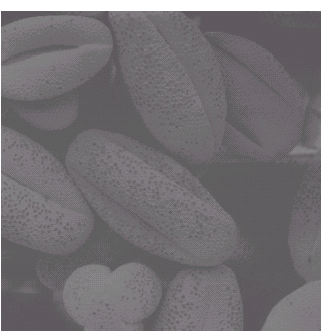
#> input picture Code/Image Restoration/Sample Images/img_7.png, 330 x 332 px
$ python 'Contrast Stretching.py'
#> lines starting #> are read from the running program, lines starting #| are printed output that depends on the picture
import cv2.cv2 as cv2
import numpy as np


def contrast_stretching(img):
    return (255.0 * (img - np.amin(img)) / (np.amax(img) - np.amin(img))).astype(np.uint8)


if __name__ == "__main__":
    flower = cv2.imread('../Sample Images/img_7.png')
#> flower is the input picture: shape (332, 330, 3); mean B, G, R 118.8, 115.8, 118.8
    flower = cv2.resize(flower, (800, 600))
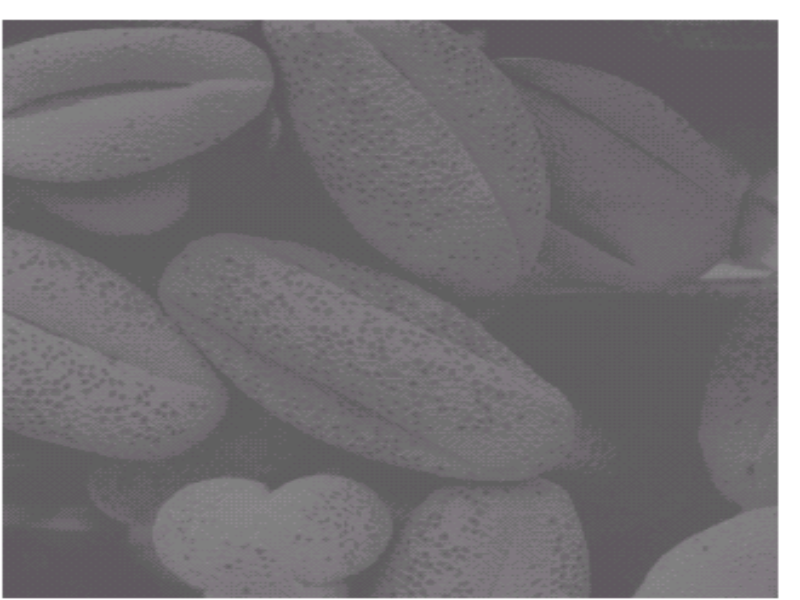
#> flower: shape (600, 800, 3); mean B, G, R 118.7, 115.7, 118.7

    img_shape = flower.shape
#> img_shape = (600, 800, 3)

    flower_gray = cv2.cvtColor(flower, cv2.COLOR_BGR2GRAY)
    cv2.imshow("Before filter", flower_gray)

    flower_gray_new = contrast_stretching(flower_gray)
#> in contrast_stretching, `return (255.0 * (img - np.amin(img)) / (np.amax(img) - np.amin(img)))...`:
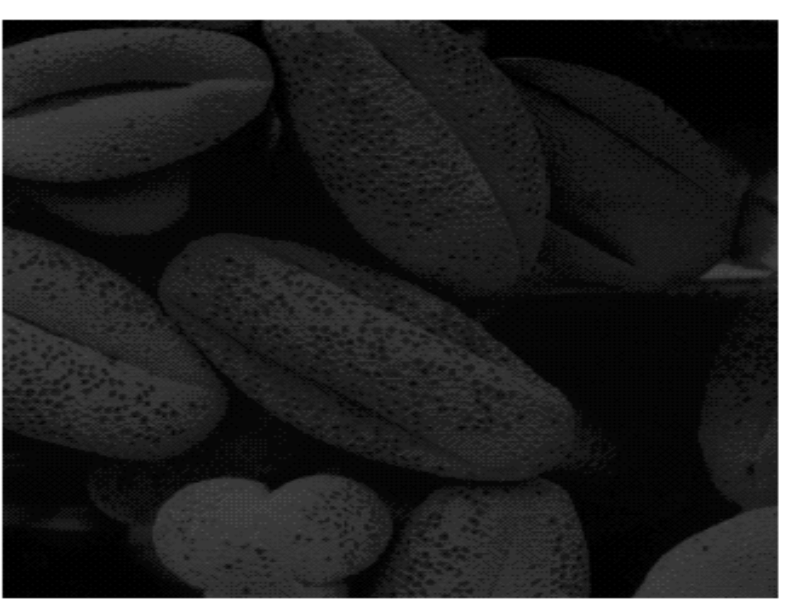
#> returned value: shape (600, 800); min 0, max 255, mean 39.7
    print(flower_gray_new)
#> (printed output is left out)
    cv2.imshow("After filter", flower_gray_new)
    cv2.waitKey(0)

$ run again, with Code/Image Restoration/Sample Images/img_1.png copied over Code/Image Restoration/Sample Images/img_7.png
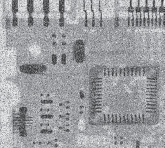
#> input picture Code/Image Restoration/Sample Images/img_1.png, 165 x 148 px
#> flower is the input picture: shape (148, 165, 3); mean B, G, R 160.5, 157.8, 156.3
#> `flower = cv2.resize(flower, (800, 600))`:
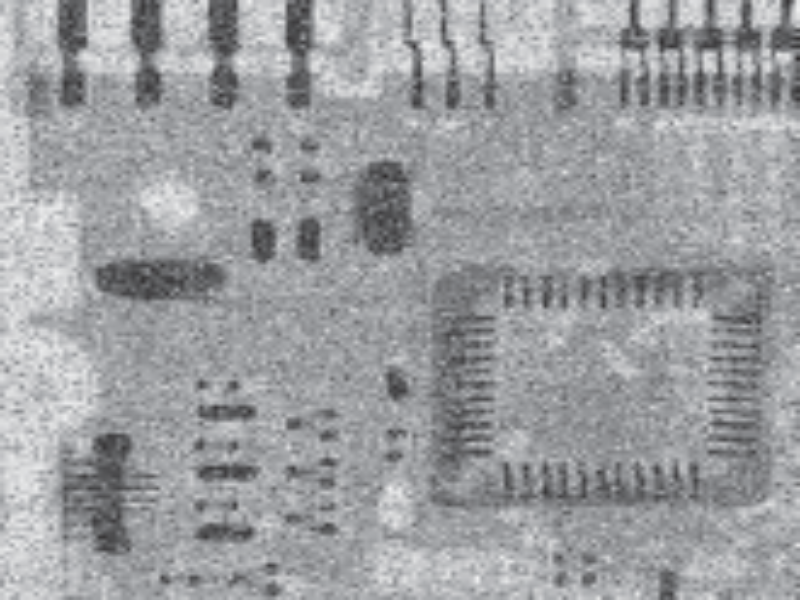
#> flower: shape (600, 800, 3); mean B, G, R 160.4, 157.7, 156.1
#> in contrast_stretching, `return (255.0 * (img - np.amin(img)) / (np.amax(img) - np.amin(img)))...`:
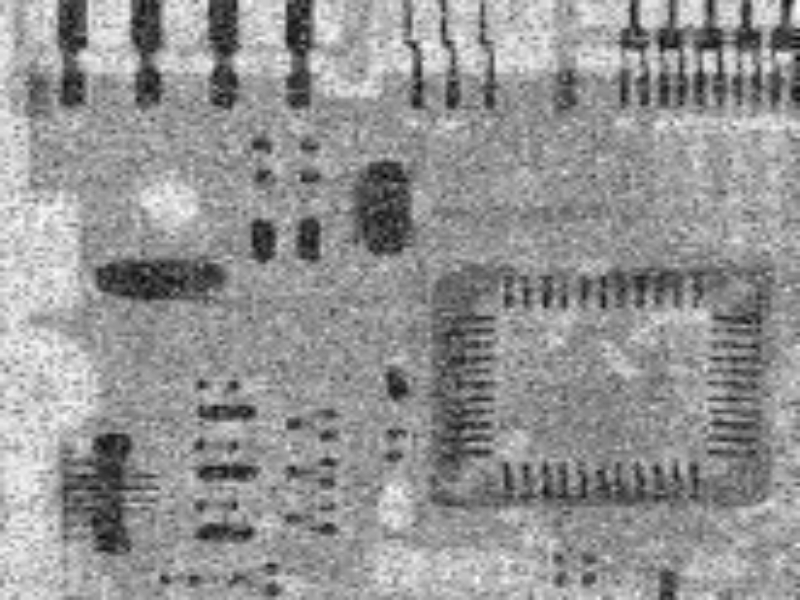
#> returned value: shape (600, 800); min 0, max 255, mean 147.2
#> (printed output is left out)

$ run again, with Code/Image Restoration/Sample Images/img_10.png copied over Code/Image Restoration/Sample Images/img_7.png
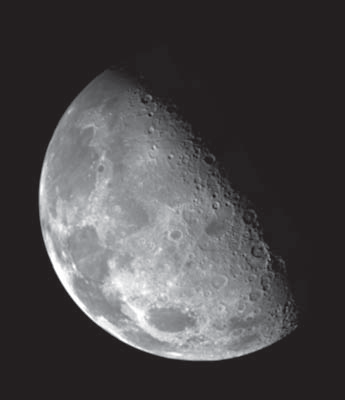
#> input picture Code/Image Restoration/Sample Images/img_10.png, 345 x 400 px
#> flower is the input picture: shape (400, 345, 3); mean B, G, R 72.6, 71, 73.1
#> `flower = cv2.resize(flower, (800, 600))`:
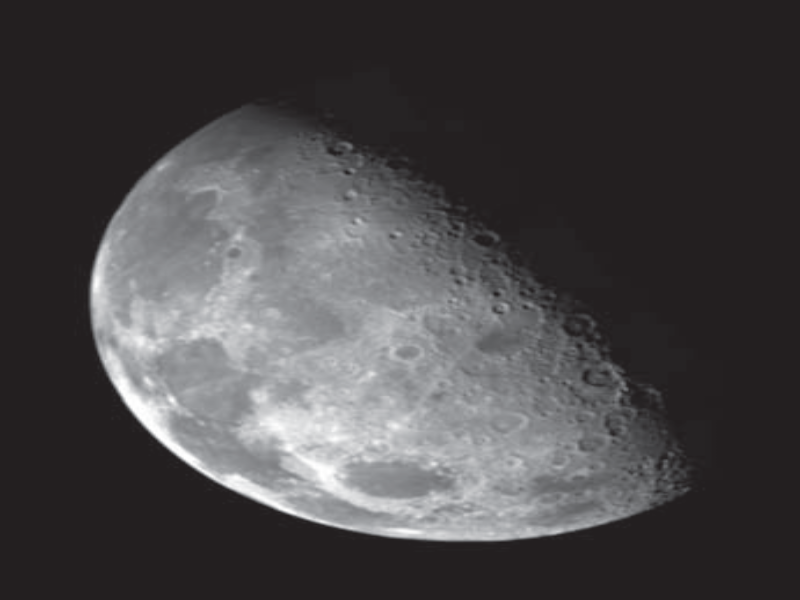
#> flower: shape (600, 800, 3); mean B, G, R 72.5, 71, 73.1
#> in contrast_stretching, `return (255.0 * (img - np.amin(img)) / (np.amax(img) - np.amin(img)))...`:
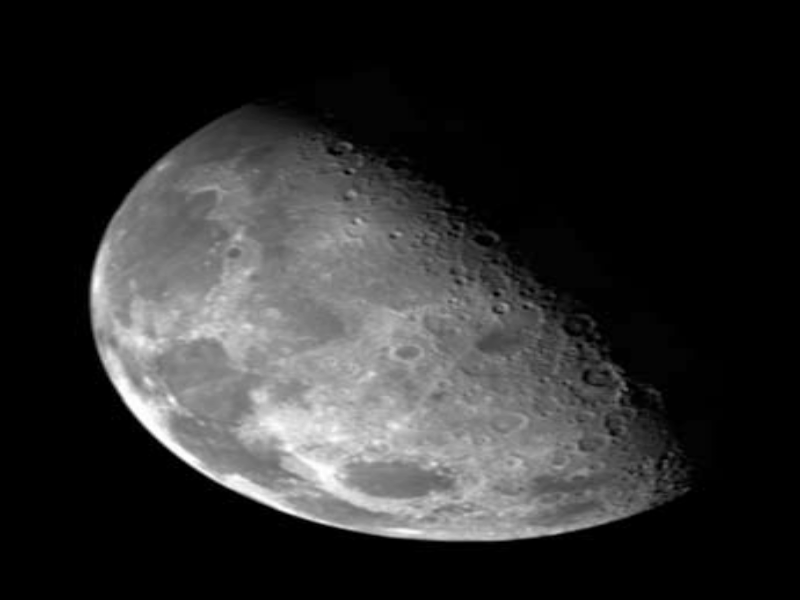
#> returned value: shape (600, 800); min 0, max 255, mean 45.1
#> (printed output is left out)

$ run again, with Code/Image Restoration/Sample Images/img_11.png copied over Code/Image Restoration/Sample Images/img_7.png
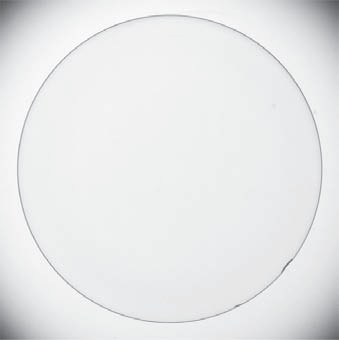
#> input picture Code/Image Restoration/Sample Images/img_11.png, 339 x 340 px
#> flower is the input picture: shape (340, 339, 3); mean B, G, R 233.2, 232.5, 231.7
#> `flower = cv2.resize(flower, (800, 600))`:
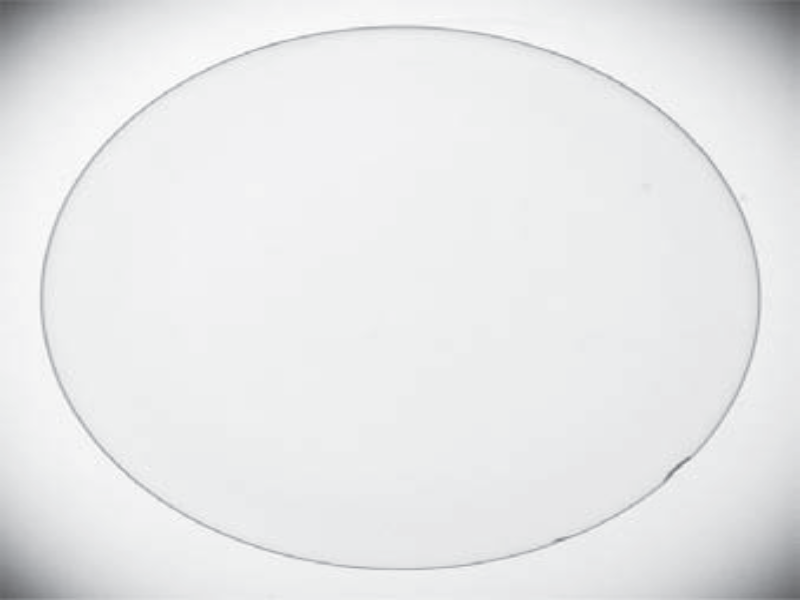
#> flower: shape (600, 800, 3); mean B, G, R 233.1, 232.4, 231.7
#> in contrast_stretching, `return (255.0 * (img - np.amin(img)) / (np.amax(img) - np.amin(img)))...`:
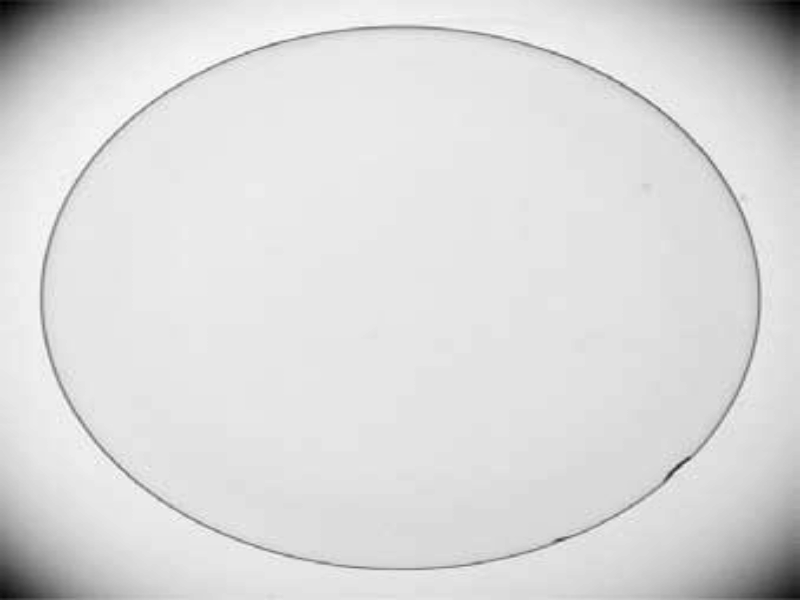
#> returned value: shape (600, 800); min 0, max 255, mean 219.5
#> (printed output is left out)
